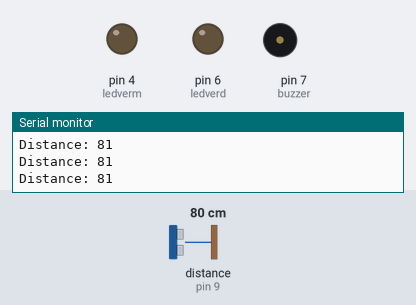
The sketch below on a simulated Arduino Uno, built with avr-gcc and run on an emulated ATmega328P. Parts: output pins drawn as LEDs (lit = HIGH), buzzer (waves = sounding), the last lines printed to the serial monitor. Dashed ring = blinking. Inputs (shaded band) come from the test bench; at power-on: distance to the obstacle (sensor on pin 9) 80 cm. The echo pulse lasts 58.3 µs per cm.

Above: at 1.2 s.
1.3 s: distance to the obstacle (sensor on pin 9) set to 23 cm
2.8 s: distance to the obstacle (sensor on pin 9) set to 18 cm
At 4.1 s:
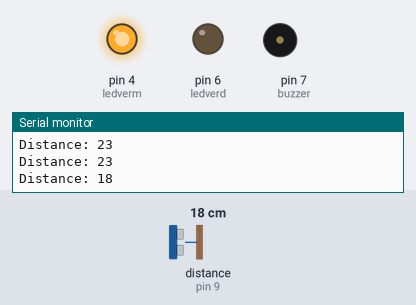
5.8 s: distance to the obstacle (sensor on pin 9) set to 35 cm
At 6.95 s:
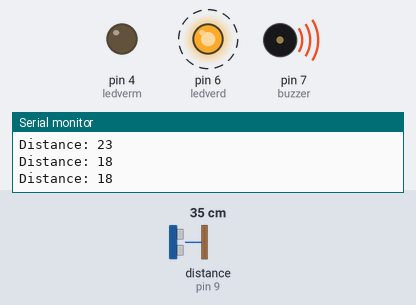
8.2 s: distance to the obstacle (sensor on pin 9) set to 2 cm
At 8.6 s:
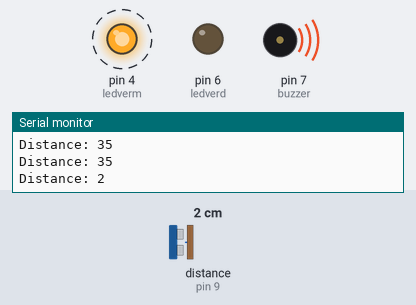
Timing chart, 0 to 12.2 s (numbered marks = the images above; inputs shaded):
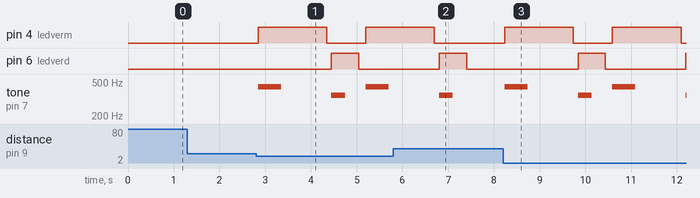

Measured:
- the behaviour switches between 21 and 20 cm on distance to the obstacle (sensor on pin 9) (found by bisection; images 0 and 1)
- after the input at 2.8 s, pin 4 (ledverm): LOW → HIGH after 0.05 s, → LOW 1.5 s later, → HIGH 0.85 s later; pin 6 (ledverd): LOW → HIGH after 1.6 s, → LOW 0.60 s later; tone on pin 7 (buzzer): plays 440 Hz for 0.50 s, 349 Hz for 0.30 s, 440 Hz for 0.50 s, starting after 0.05 s
- after the input at 5.8 s, pin 4 (ledverm): goes on until 6.7 s, then stays LOW; tone on pin 7 (buzzer): goes on until 7.1 s, then stays silent
- after the input at 8.2 s, pin 4 (ledverm): alternates HIGH for 1.5 s and LOW for 0.85 s, starting at once; pin 6 (ledverd): LOW → HIGH after 1.6 s, → LOW 0.60 s later, → HIGH 1.8 s later; tone on pin 7 (buzzer): plays 440 Hz for 0.50 s, 349 Hz for 0.30 s, 440 Hz for 0.50 s, 349 Hz for 0.01 s, starting at once

The sketch:

codigo_campainha_inteligente.ino
```cpp
#include <NewPing.h>
#include <TimerFreeTone.h>

int ledverm = 4;
int ledverd = 6;
int echo = 9;
int trig = 11;
int buzzer = 7;

#define MAX_DISTANCE 200
#define DISTANCE_CM 20

NewPing sonar(trig, echo, MAX_DISTANCE);
int distancia;

void setup() {
  pinMode(ledverm, OUTPUT);
  pinMode(ledverd, OUTPUT);
  pinMode(buzzer, OUTPUT);
  Serial.begin(9600);
}

void loop() {
  distancia = sonar.ping_cm();

  Serial.print("Distance: ");
  Serial.println(distancia);

  if (distancia > 0 && distancia <= DISTANCE_CM) {
    digitalWrite(ledverm, HIGH);
    TimerFreeTone(buzzer, 440, 500);
    delay(1000);
    digitalWrite(ledverm, LOW);
    delay(100);

    digitalWrite(ledverd, HIGH);
    TimerFreeTone(buzzer, 349, 300);
    delay(300);
    digitalWrite(ledverd, LOW);
    delay(100);
  }

  delay(50);
}
```
